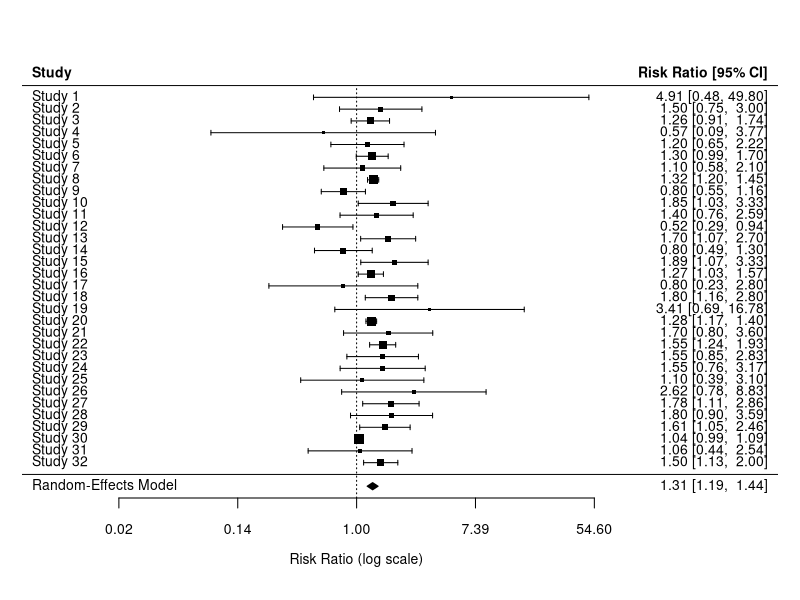
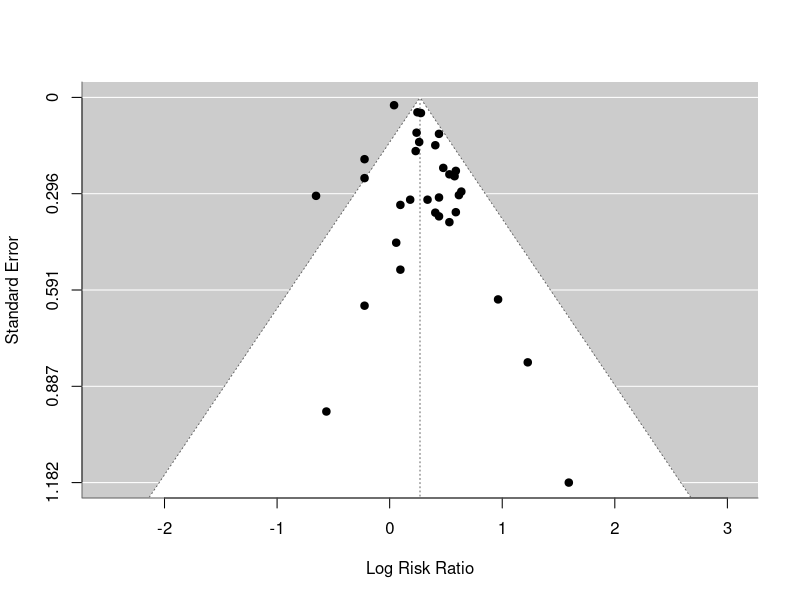
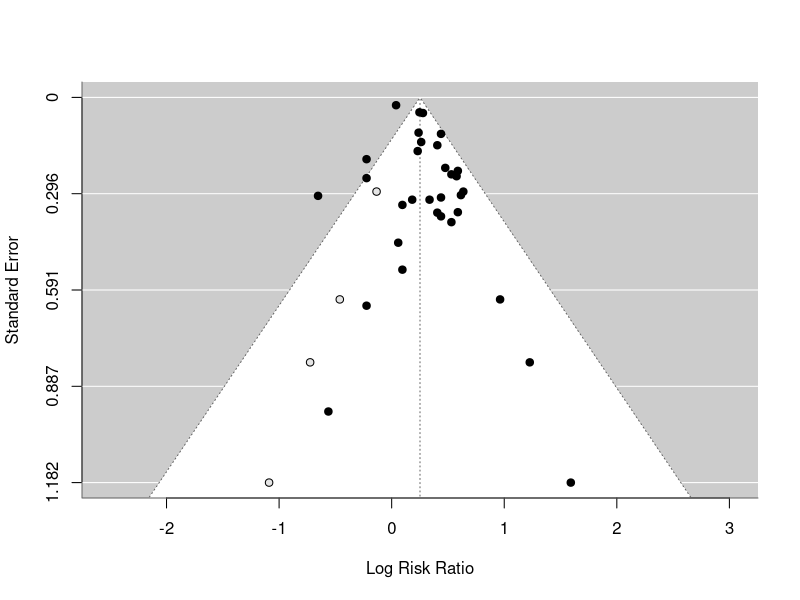
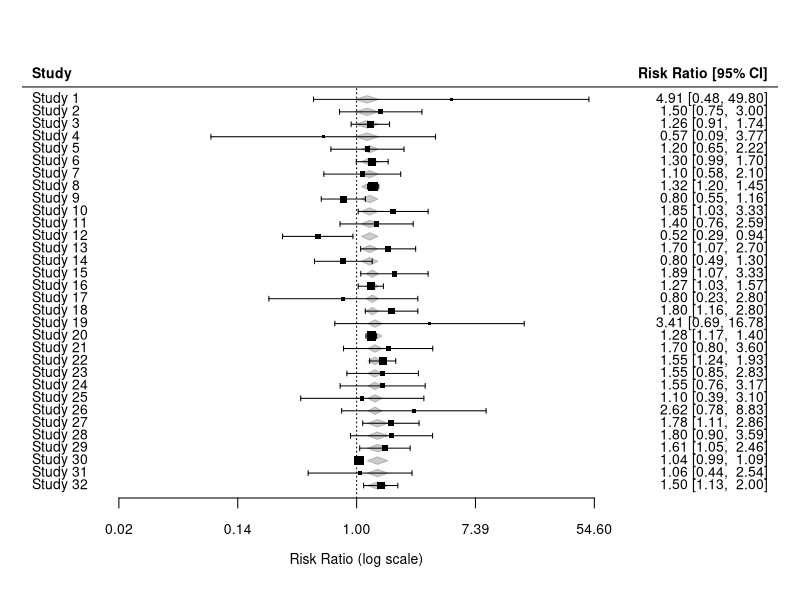
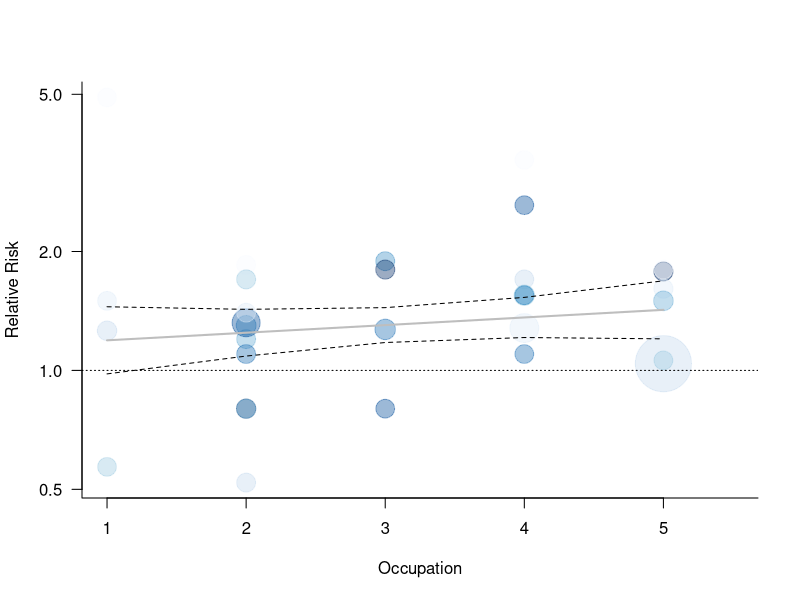

Generate these figures, in order, with R:
## ---- chunk 1
mm<-read.csv("stomach.csv")
mm <-mm[, 1:9]
## ---- chunk 2
library(kableExtra)
kable(mm[1:5,]) %>% kable_styling()
## ---- chunk 3
library(dslabs)
library(tidyverse)
library(metafor)
## ---- chunk 4
mm <- mm %>% 
  mutate(lnesR=log(esR)) %>%
  mutate(se=(log(ul)-log(esR))/1.96)
## ---- chunk 5
res <-rma(yi=lnesR, sei=se, measure="RR", digits=1, data=mm)
summary(res)
## ---- chunk 6
forest(res, digits=2, atransf=exp)
## ---- chunk 7
funnel(res)
## ---- chunk 8
rtf <-trimfill(res)
rtf
funnel(rtf)
## ---- chunk 9
regtest(res, model="lm")
## ---- chunk 10
res2 <-rma(yi=lnesR, sei=se, measure="RR",mods=cbind(jt),  data=mm)
res2
## ---- chunk 11
forest(res2, digits=2, atransf=exp)
## ---- chunk 12
tt<-predict(res2, newmods=cbind(seq(from=1, to=5, by=1)), transf=exp, addx=TRUE)
tt %>% kable() %>% kable_styling()
## ---- chunk 13
preds <- predict(res2, newmods = cbind(1:5), transf = exp)
jtp<-c(1:5)
pp<-cbind(jtp, data.frame(preds))
wi<-1/(mm$se^2)
size <- 5 + 10 * (wi - min(wi))/(max(wi) - min(wi))

plot(mm$jt, exp(mm$lnesR), pch = 19 ,col = alpha(blues9, 0.4), cex = size/2, 
     xlab = "Occupation", ylab = "Relative Risk",
     las = 1, bty = "l", log = "y", xlim=c(1,5.5))
lines(1:5, preds$pred, lwd=2, col='grey')
lines(1:5, preds$ci.lb, lty = "dashed")
lines(1:5, preds$ci.ub, lty = "dashed")
abline(h = 1, lty = "dotted")
